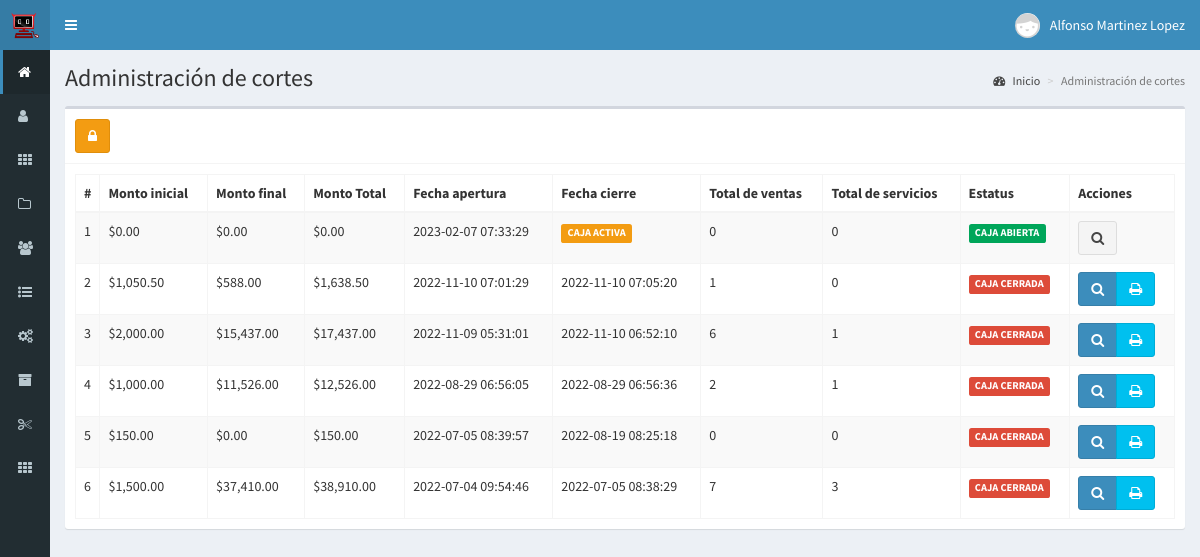
The page /cortes (signed in) on the database its author committed.
### tables this page shows
CREATE TABLE `corte_caja` (
  `id` int(11) NOT NULL AUTO_INCREMENT,
  `monto_inicial` float DEFAULT NULL,
  `monto_final` float DEFAULT NULL,
  `fecha_apertura` datetime DEFAULT NULL,
  `fecha_cierre` datetime DEFAULT NULL,
  `total_servicios` int(11) DEFAULT '0',
  `total_ventas` int(11) DEFAULT '0',
  `monto_total` float DEFAULT NULL,
  `estatus` int(11) DEFAULT '1',
  `id_usuario` varchar(255) DEFAULT '',
  `id_caja` int(5) DEFAULT NULL,
  PRIMARY KEY (`id`)
);

### controladores/plantilla.controlador.php (called while the page is built)
<?php
class ControladorPlantilla{
	static public function ctrPlantilla(){
		include "vistas/plantilla.php";
	}
}

### index.php (called while the page is built, shortened)
<?php
require_once "controladores/plantilla.controlador.php";
require_once "controladores/ventas.controlador.php";
require_once "controladores/cortes.controlador.php";
require_once "controladores/cajas.controlador.php";
require_once "controladores/catalogosSat.controlador.php";
require_once "modelos/cortes.modelo.php";
require_once "modelos/cajas.modelo.php";
$plantilla = new ControladorPlantilla();
$plantilla -> ctrPlantilla();

### controladores/cajas.controlador.php (called while the page is built, shortened)
<?php
class ControladorCajas
{
	static public function ctrMostrarCajas($item, $valor)
	{
		$tabla = "cajas";
		$respuesta = ModeloCajas::mdlMostrarCajas($tabla, $item, $valor);
		return $respuesta;
	}
}

### modelos/conexion.php (called while the page is built)
<?php
class Conexion
{
    static public function conectar()
    {
        $link = new PDO("mysql:host=localhost;
                        dbname=bopos",
                        "root",
                        "");
        $link->exec("set names utf8");
        return $link;
    }
}

### modelos/cajas.modelo.php (called while the page is built, shortened)
<?php
require_once "conexion.php";
class ModeloCajas{
    static public function mdlMostrarCajas($tabla, $item, $valor){
        if($item != null){
			$stmt = Conexion::conectar()->prepare("SELECT * FROM $tabla WHERE $item = :$item");
			$stmt -> bindParam(":".$item, $valor, PDO::PARAM_STR);
			$stmt -> execute();
			return $stmt -> fetch();
		}else{
			$stmt = Conexion::conectar()->prepare("SELECT * FROM $tabla ORDER BY id DESC");
			$stmt -> execute();
			return $stmt -> fetchAll();
		}
    }
}

### controladores/cortes.controlador.php (called while the page is built, shortened)
<?php
class ControladorCierreCortes
{
	static public function ctrMostrarCierreCortes($item, $valor)
	{
		$tabla = "corte_caja";
		$respuesta = ModeloCierreCortes::mdlMostrarCierreCortes($tabla, $item, $valor);
		return $respuesta;
	}
}

### modelos/cortes.modelo.php (called while the page is built, shortened)
<?php
require_once "conexion.php";
class ModeloCierreCortes
{
	static public function mdlMostrarCierreCortes($tabla, $item, $valor)
	{
		if ($item != null) {
			$stmt = Conexion::conectar()->prepare("SELECT * FROM $tabla WHERE $item = :$item");
			$stmt->bindParam(":" . $item, $valor, PDO::PARAM_STR);
			$stmt->execute();
			return $stmt->fetch();
		} else {
			$stmt = Conexion::conectar()->prepare("SELECT * FROM $tabla ORDER BY id DESC");
			$stmt->execute();
			return $stmt->fetchAll();
		}
	}
}

### vistas/modulos/cortes.php (the view, shortened to what this page needs)
<div class="content-wrapper">
  <section class="content-header">
    <h1>
      Administración de cortes
    </h1>
    <ol class="breadcrumb">
      <li><a href="inicio"><i class="fa fa-dashboard"></i> Inicio</a></li>
      <li class="active">Administración de cortes</li>
    </ol>
  </section>
  <section class="content">
    <div class="box">
      <?php
      $item = "estatus";
      $valor = 1;
      $estatusCaja = ControladorCajas::ctrMostrarCajas($item, $valor);
      $estatusCierre = ControladorCierreCortes::ctrMostrarCierreCortes($item, $valor);
      if ($estatusCaja == true && $estatusCierre == false) {
      ?>
        <div class="box-header with-border">
          <button class="btn btn-primary btnAgregaIdCaja" data-toggle="modal" data-target="#modalAbrirCaja">
            <span class="fa fa-unlock"></span>
          </button>
        </div>
      <?php
      } else if ($estatusCierre == true) {
      ?>
        <div class="box-header with-border">
          <button class="btn btn-warning btnCerrarCaja" data-toggle="modal" data-target="#modalCerrarCaja">
            <span class="fa fa-lock"></span>
          </button>
        </div>
      <?php
      }
      ?>
      <div class="box-body">
        <table class="table table-bordered table-striped dt-responsive tablas" width="100%">
          <thead>
            <tr>
              <th style="width:10px">#</th>
              <th>Monto inicial</th>
              <th>Monto final</th>
              <th>Monto Total</th>
              <th>Fecha apertura</th>
              <th>Fecha cierre</th>
              <th>Total de ventas</th>
              <th>Total de servicios</th>
              <th>Estatus</th>
              <th>Acciones</th>
            </tr>
          </thead>
          <tbody>
            <?php
            $item = null;
            $valor = null;
            $cierres = ControladorCierreCortes::ctrMostrarCierreCortes($item, $valor);
            foreach ($cierres as $key => $value) {
              echo ' <tr>
                    <td>' . ($key + 1) . '
                    <td class="text-uppercase">$' . number_format($value["monto_inicial"], 2) . '</td>';
              if ($value["monto_final"] == "" && $value["monto_total"] == "") {
                echo '<td class="text-uppercase">$0.00</td>
                      <td class="text-uppercase">$0.00</td>';
              } else {
                echo '<td class="text-uppercase">$' . number_format($value["monto_final"], 2) . '</td>
                      <td class="text-uppercase">$' . number_format($value["monto_total"], 2) . '</td>';
              }
              echo '<td class="text-uppercase">' . $value["fecha_apertura"] . '</td>';
              if ($value["fecha_cierre"] == "") {
                echo '<td class="text-uppercase"><span class="label label-warning">Caja activa</span></td>';
              } else {
                echo '<td class="text-uppercase">' . $value["fecha_cierre"] . '</td>';
              }
              echo '<td class="text-uppercase">' . $value["total_ventas"] . '</td>';
              echo '<td class="text-uppercase">' . $value["total_servicios"] . '</td>';
              if ($value["estatus"] == 1) {
                echo '<td class="text-uppercase"><span class="label label-success">Caja abierta</span></td>';
              } else {
                echo '<td class="text-uppercase"><span class="label label-danger">Caja cerrada</span></td>';
              }
              echo '<td>
                      <div class="btn-group">';
              if ($_SESSION["perfil"] == "Administrador") {
                if ($value["estatus"] != 1) {
                  echo '<button class="btn btn-primary btnVerDetalleCierreCaja" idCaja="' . $value["id_caja"] . '" data-toggle="modal" data-target="#modalDetalleCaja"><i class="fa fa-search"></i></button>
                  <button class="btn btn-info btnImprimirCorte" idCaja="' . $value["id_caja"] . '"><i class="fa fa-print"></i>
                  </button>';
                } else {
                  echo '<button class="btn btn-default"><i class="fa fa-search"></i></button>';
                }
              }
              echo '</div>
                    </td>
                  </tr>';
            }
            ?>
          </tbody>
        </table>
      </div>
    </div>
  </section>
</div>

### rows shown on the page
corte_caja: monto_inicial "0.00", shows "$0.00", fecha_apertura "2023-02-07 07:33:29", shows "CAJA ACTIVA", total_ventas "0", total_servicios "0", estatus "CAJA ABIERTA"
corte_caja: monto_inicial "1,050.50", monto_final "588.00", monto_total "1,638.50", fecha_apertura "2022-11-10 07:01:29", fecha_cierre "2022-11-10 07:05:20", total_ventas "1", total_servicios "0", estatus "CAJA CERRADA"
corte_caja: monto_inicial "2,000.00", monto_final "15,437.00", monto_total "17,437.00", fecha_apertura "2022-11-09 05:31:01", fecha_cierre "2022-11-10 06:52:10", total_ventas "6", total_servicios "1", estatus "CAJA CERRADA"
corte_caja: monto_inicial "1,000.00", monto_final "11,526.00", monto_total "12,526.00", fecha_apertura "2022-08-29 06:56:05", fecha_cierre "2022-08-29 06:56:36", total_ventas "2", total_servicios "1", estatus "CAJA CERRADA"
corte_caja: monto_inicial "150.00", monto_final "0.00", monto_total "150.00", fecha_apertura "2022-07-05 08:39:57", fecha_cierre "2022-08-19 08:25:18", total_ventas "0", total_servicios "0", estatus "CAJA CERRADA"
corte_caja: monto_inicial "1,500.00", monto_final "37,410.00", monto_total "38,910.00", fecha_apertura "2022-07-04 09:54:46", fecha_cierre "2022-07-05 08:38:29", total_ventas "7", total_servicios "3", estatus "CAJA CERRADA"

### other values the page prints
$_SESSION["nombre"] "Alfonso Martinez Lopez"
